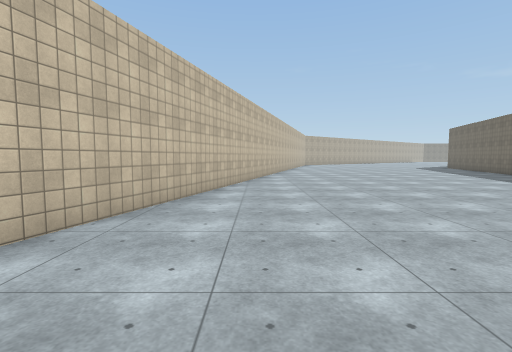
view 1 (above)

18 first-person views from a walk through a 3-D level made in the Unity game engine. The camera is 1.5 m above the floor, tilts 4° down and sees 85° across. The floor is counted in squares, 2 m on a side. Each view is taken from the middle of a square. On the plan, view 1 faces up. The plan holds only what a view shows up to about 10 squares ahead; the rest is blank. The place goes on beyond the plan. The player character is not drawn. Surface patterns are stand-ins for the level's own textures.

view 2
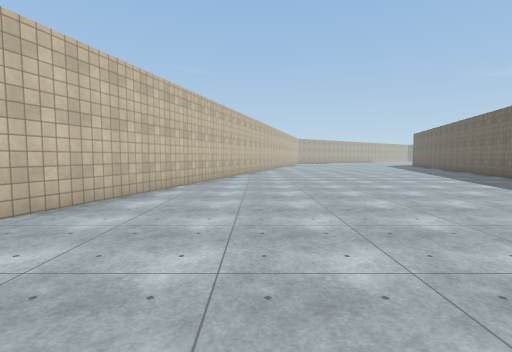

view 3
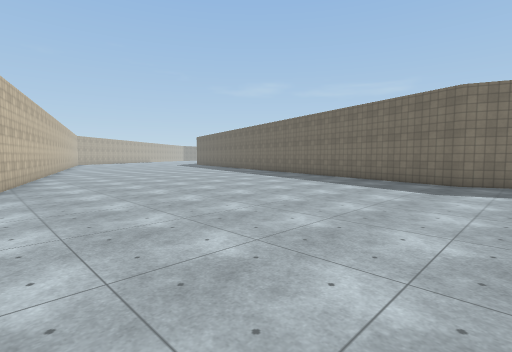

view 4
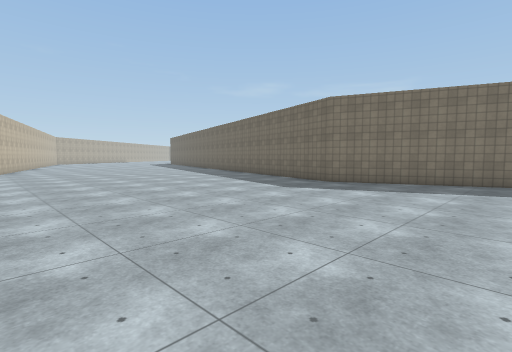

view 5
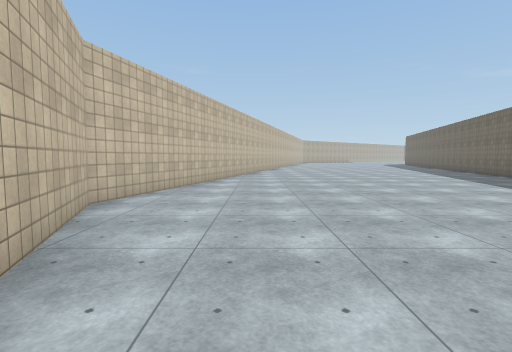

view 6
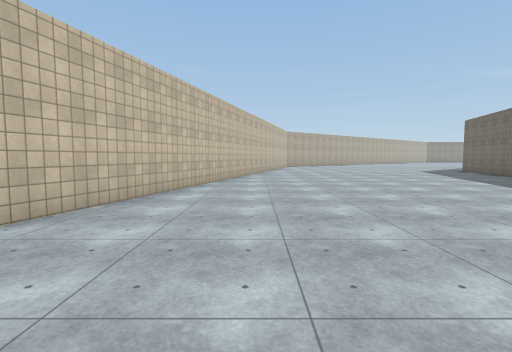

view 7
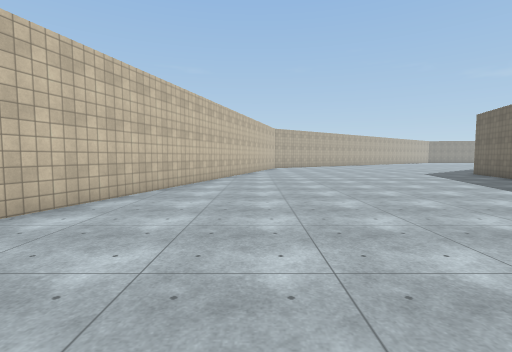

view 8
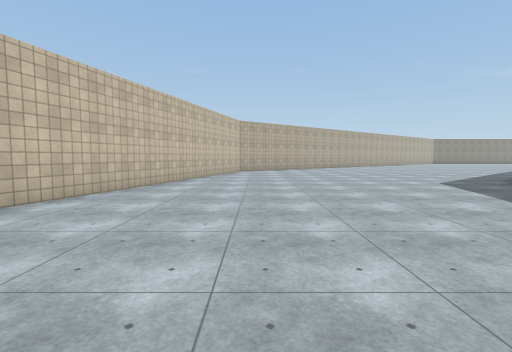

view 9
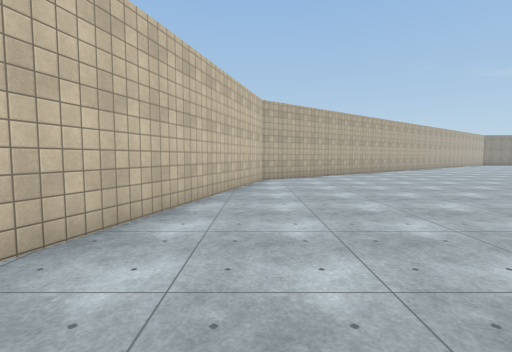

view 10
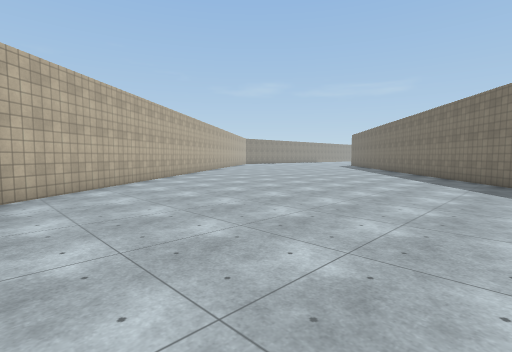

view 11
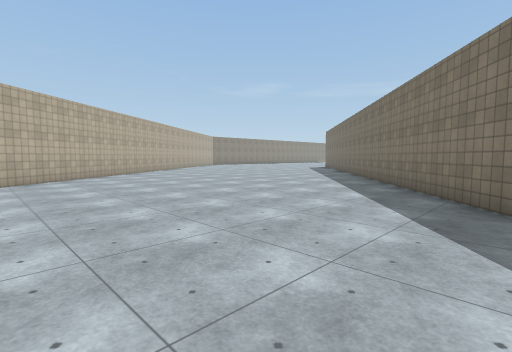

view 12
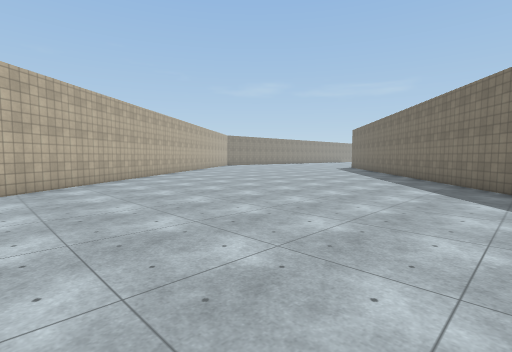

view 13
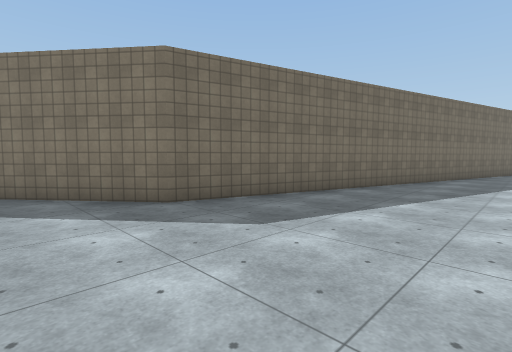

view 14
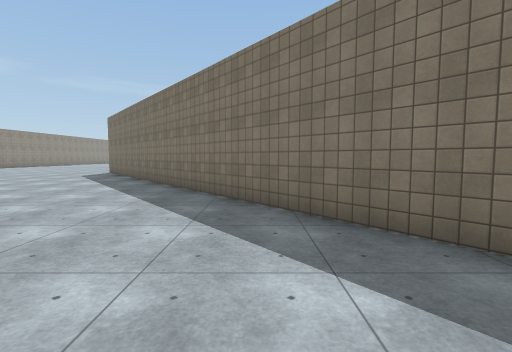

view 15
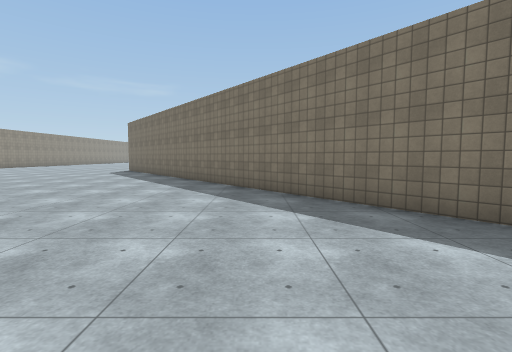

view 16
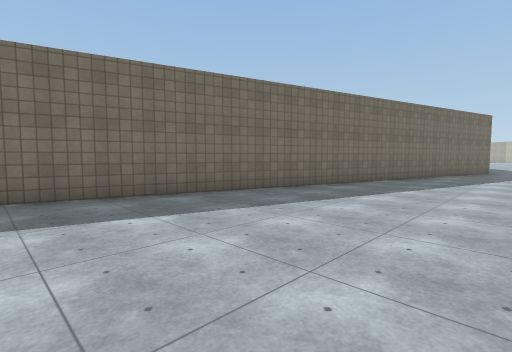

view 17
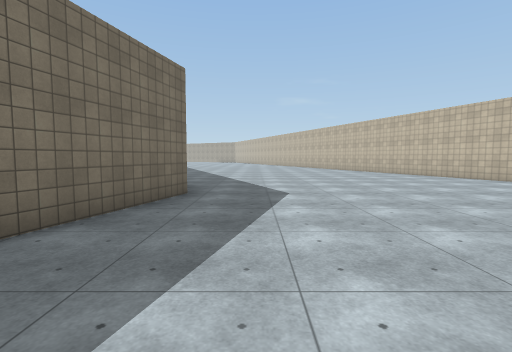

view 18
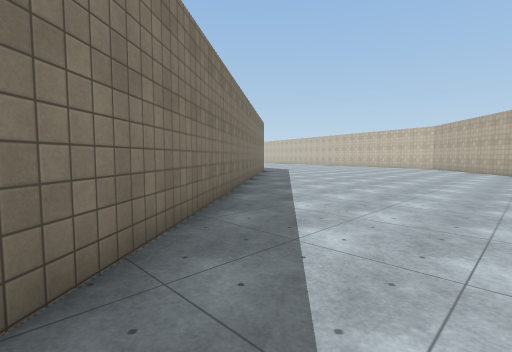

### Floor plan
Points are (right, up) in squares from view 1. A wall is a line through its corners. A room is listed if a view was taken in it or the views show most of it. See-through windows are left out.
Room 1 (views 1, 2, 3, 4, 5, 6, 7, 8, 9, 10, 11, 12, 13, 14, 15, 16, 17, 18)
walls: (10.3, 28.5) (4.2, 23.8) (-3.6, -2.7) (-1.9, -7.1); (8, -6.6) (6.4, -2.7) (12.2, 17.8) (23.1, 26.5)

Positions as (right, up) in squares from view 1, and headings:
1: (0, 0), facing up
2: (0, -4), facing up
3: (-2, -4), facing up-right
4: (-1, -7), facing up-right
5: (-1, -7), facing up
6: (2, 4), facing up
7: (3, 6), facing up
8: (5, 10), facing up
9: (4, 15), facing up
10: (4, 18), facing up-right
11: (8, 18), facing up-right
12: (8, 20), facing up-right
13: (8, 20), facing down-right
14: (13, 22), facing right
15: (11, 22), facing right
16: (5, 13), facing down-right
17: (5, 3), facing down
18: (23, 28), facing down-left
